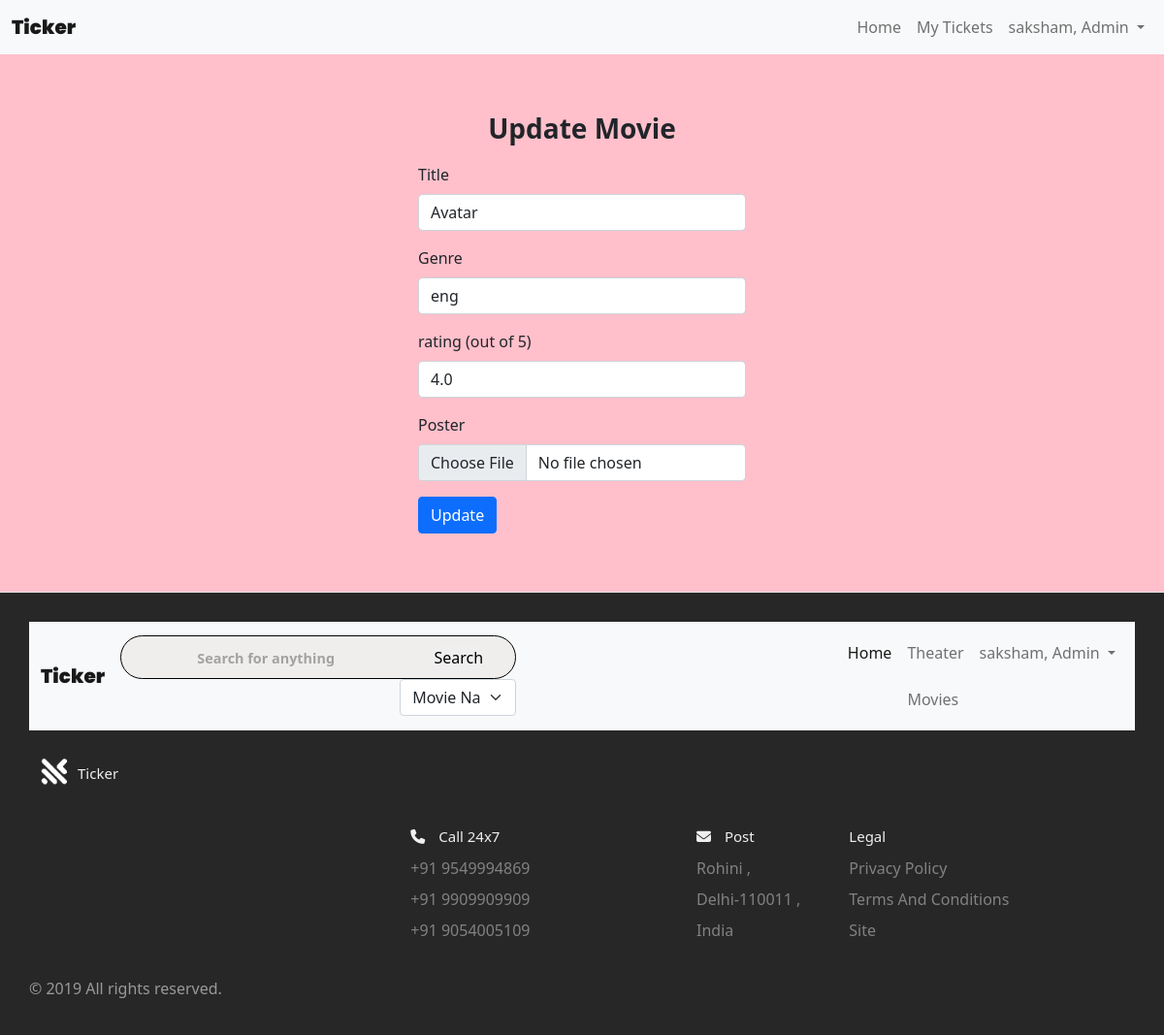
/update_movies/2 (signed in), run on the app's committed database.
### website/models.py (models this page shows)
class RegisteredUser(db.Model, UserMixin):
    id = db.Column(db.Integer, primary_key=True)
    email = db.Column(db.String(100), unique=True)
    pas = db.Column(db.String(100))
    name = db.Column(db.String(100))
    is_admin = db.Column(db.Boolean)
    theater = db.relationship('Theaters')
    movie = db.relationship('Movie')
    show = db.relationship('Show')
    booked_ti = db.relationship('Ticket')

class Movie(db.Model):
    id = db.Column(db.Integer, primary_key=True)
    poster = db.Column(db.String(255))
    title = db.Column(db.String(100))
    times_watched = db.Column(db.Integer)
    movie_admin_id = db.Column(db.Integer, db.ForeignKey('registered_user.id'))
    show = db.relationship('Show')
    booked_ti = db.relationship('Ticket')
    rating = db.Column(db.Float)
    Genre = db.Column(db.String(100))

### website/views.py (the view)
@view.route('/update_movies/<int:id>', methods=['POST', 'GET'])
@login_required
def update_movies(id):
    if current_user.is_admin:
        update_m = Movie.query.get(int(id))
        if request.method == 'POST':
            update_m.poster = save_images(request.files['poster'])
            update_m.title = request.form.get('title')
            update_m.rating = request.form.get('rating')
            update_m.Genre = request.form.get('Genre')
            db.session.commit()
            return redirect(url_for('views.movies'))
        else:
            if update_m:
                return render_template('update_movies.html', user=current_user, movie=update_m)
    else:
        return redirect(url_for('movies.home'))

### website/__init__.py (called while the page is built)
def create_app():
    app = Flask(__name__)
    app.config['SECRET_KEY'] = 'hjshjhdjah kjshkjdhjs'
    app.config['SQLALCHEMY_DATABASE_URI'] = 'sqlite:///' + DB_NAME
    db.init_app(app)
    from .views import view
    from .auth import auth
    app.register_blueprint(view, url_prefix='/')
    app.register_blueprint(auth, url_prefix='/')
    from .models import RegisteredUser
    create_database(app)
    login_manager = LoginManager()
    login_manager.login_view = 'auth.login'
    login_manager.init_app(app)
    @login_manager.user_loader
    def load_user(id):
        return RegisteredUser.query.get(int(id))
    return app

### website/templates/update_movies.html (shortened to what this page needs)
{% extends "base.html" %}
{% block content %}
<nav class="navbar navbar-expand-lg navbar-light bg-light">
  <div class="container-fluid">
    <a class="navbar-brand" style="font-weight: 1000; font-family: 'Poppins', sans-serif" href="/">Ticker</a>
    <div class="collapse navbar-collapse d-md-flex justify-content-md-end" id="navbarNavDropdown">
      <ul class="navbar-nav navbar-nav mr-auto">
        <li class="nav-item">
          <a class="nav-link" aria-current="page" href="/">Home</a>
        </li>
        {% if user.is_authenticated %}
        <li class="nav-item">
          {% if user.is_theatre_admin %}
            <a class="nav-link" href="/my_theaters">Theater</a>
            <a class="nav-link" href="/movies">Movies</a>
        </li>
        {% else %}
        <a class="nav-link" href="/my_tickets">My Tickets</a>
        {% endif %}
        {% endif %}
        </li>
        {% if user.is_authenticated %}
        <li class="nav-item dropdown">
          <a class="nav-link dropdown-toggle" href="#" id="navbarDropdown" role="button" data-bs-toggle="dropdown" aria-expanded="false">
            {% if user.is_admin %}
              {{ user.name }}, Admin
            {% else %}
              {{ user.name }}
            {% endif %}
          </a>
        </li>
        {% else %}
        <li class="nav-item justify-content-end">
          <a class="nav-link" href="/login">Login</a>
        </li>
        {% endif %}
      </ul>
    </div>
  </div>
</nav>
<h3 style="display: flex; justify-content: center;align-items: center;padding-top:5%; font-weight:700">Update Movie</h3>
<div class="form" style="display: flex; justify-content: center;align-items: center;padding-top:10px;padding-bottom:60px">
<form method = "POST" enctype="multipart/form-data">
    <div class="mb-3">
      <label class="form-label">Title</label>
      <input type="Text" class="form-control" placeholder="Title of the movie" name="title" value= "{{ movie.title }}" required>
    </div>
    <div class="mb-3">
        <label class="form-label">Genre</label>
        <input type="text" class="form-control" name="Genre" value= "{{ movie.Genre }}" required>
    </div>
    <div class="mb-3">
        <label class="form-label">rating (out of 5)</label>
        <input type="number" step="0.01" class="form-control" name="rating" min="0" max="5" value= "{{ movie.rating }}" required>
    </div>
    <div class="mb-3">
        <label class="form-label">Poster</label>
        <input type="file" class="form-control" accept="image/*" placeholder="Upload New Image" name="poster" value="{{ movie.poster }}" required>
    </div>
    <button type="submit" class="btn btn-primary ">Update</button>
</form>
</div>
{% endblock %}

### website/templates/base.html (shortened to what this page needs)
<!DOCTYPE html>
<html lang="en">
<head>
    <link rel="stylesheet" href="../static/styles.css">
    <link href="https://cdn.jsdelivr.net/npm/bootstrap@5.0.0-beta3/dist/css/bootstrap.min.css" rel="stylesheet">
</head>
<body>
    {% block content %} {% endblock %}
 <footer class="footer">
     <nav class="navbar navbar-expand-lg navbar-light bg-light">
      <div class="container-fluid">
        <a class="navbar-brand" style="font-weight: 1000; font-family: 'Poppins', sans-serif" href="/">Ticker</a>
        <form action="/search" method="post">
        <div class="search-bar">
        <i class="fa-solid fa-magnifying-glass"></i>
        <input type="search" placeholder="Search for anything" name="searching">
        <input type="submit" value="Search">
        </div>
        <div class="select">
        <select class="form-select" name="options">
            <option value="Movie Name">Movie Name</option>
          </select>
        </div>
        </form>
        <div class="collapse navbar-collapse d-md-flex justify-content-md-end" id="navbarNavDropdown">
          <ul class="navbar-nav navbar-nav mr-auto">
            <li class="nav-item">
              <a class="nav-link active re" aria-current="page" href="/">Home</a>
            </li>
            {% if user.is_authenticated %}
            <li class="nav-item">
              {% if user.is_admin %}
                <a class="nav-link" href="/my_theaters">Theater</a>
                <a class="nav-link" href="movies">Movies</a>
            </li>
            {% else %}
            <a class="nav-link" href="my_tickets">My Tickets</a>
            {% endif %}
            {% endif %}
            {% if user.is_authenticated %}
            <li class="nav-item dropdown">
              <a class="nav-link dropdown-toggle" href="#" id="navbarDropdown" role="button" data-bs-toggle="dropdown" aria-expanded="false">
                {% if user.is_admin %}
                  {{ user.name }}, Admin
                {% else %}
                  {{ user.name }}
                {% endif %}
              </a>
            </li>
            {% else %}
            <li class="nav-item justify-content-end">
              <a class="nav-link" href="/login">Login</a>
            </li>
            {% endif %}
          </ul>
        </div>
      </div>
    </nav>
  <div class="footer__addr">
    <h1 class="footer__logo"><h2 class="logo-text"><img class="logo footer_logo" src="../static/logo.png">Ticker</h2></h1>
  </div>
  <ul class="footer__nav">
    <li class="nav__item">
      <h2 class="nav__title"><i class="fa-solid fa-phone"></i>  Call 24x7</h2>
      <ul class="nav__ul">
        <li><a>+91 9549994869</a></li>
        <li><a>+91 9909909909</a></li>
        <li><a>+91 9054005109</a></li>
      </ul>
    </li>
    <li class="nav_item footer-address nav_item--extra">
      <h2 class="nav__title"><i class="fa-solid fa-envelope"></i> Post</h2>
      <p class="nav__ul">Rohini ,<br> Delhi-110011 ,<br> India</p>
    </li>
    <li class="nav__item">
      <h2 class="nav__title">Legal</h2>
      <ul class="nav__ul">
        <li>
        Privacy Policy
        </li>
        <li>
          Terms And Conditions
        </li>
        <li>
            Site
        </li>
      </ul>
    </li>
  </ul>
  <div class="legal">
    <p>&copy; 2019  All rights reserved.</p>
  </div>
</footer>
</body>
</html>

### website/static/styles.css (style rules this page uses)
*, *::before, *::after { margin: 0; padding: 0; outline: 0; box-sizing: border-box; text-decoration: none; list-style: none; border: none; }
body { font-family: 'Poppins', sans-serif; color: #322f2f; background-color: pink !important; overflow-x: hidden; background-color: hsl(252, 30%, 95%); }
nav { width: 100%; background-color: #fff; padding: 0.7rem 0; position: fixed; top: 0; z-index: 10; }
.search-bar { background-color: #F0EEED; border-radius: 2rem; border: 1px solid black; padding: 0.6rem 2rem; }
.select { background: transparent; width: 10vw; margin-left: 18rem; font-size: 0.9rem; font-weight: 500; color: #0f0f0f; }
.search-bar input[type="search"] { background: transparent; width: 20vw; margin-left: 1rem; font-size: 0.9rem; font-weight: 700; color: #0f0f0f; }
nav .search-bar input[type="search"]::placeholder { color: #a3a2a2; }
.logo { height: 3rem; width: 3rem; }
.logo-text { display: flex; align-items: center; }
*, *:before, *:after { box-sizing: border-box; }
.footer_logo { height: 50px; width: 50px; }
html { font-size: 100%; }
body { font-family: acumin-pro, system-ui, sans-serif; margin: 0; display: grid; grid-template-rows: auto 1fr auto; font-size: 14px; background-color: #f4f4f4; align-items: start; min-height: 100vh; }
.footer { display: flex; flex-flow: row wrap; padding: 30px 30px 20px 30px; color: #efefef; background-color: #272727; border-top: 1px solid #e5e5e5; }
.footer > * { flex: 1 100%; }
.footer__addr { margin-right: 1.25em; margin-bottom: 2em; }
.footer__logo { font-family: 'Pacifico', cursive; font-weight: 400; text-transform: lowercase; font-size: 1.5rem; }
.footer__addr h2 { margin-top: 1.3em; font-size: 15px; font-weight: 400; }
.nav__title { font-weight: 400; font-size: 15px; margin-top: 100px; }
.fa-solid { margin-right: 10px; }
.footer ul { list-style: none; padding-left: 0; }
.footer li { line-height: 2em; }
.footer a { text-decoration: none; }
.footer__nav { display: flex; flex-flow: row wrap; }
.footer__nav > * { flex: 1 50%; margin-right: 1.25em; }
.nav__ul { color: #838181; }
.legal { color: #999; }
@media screen and (min-width: 40.375em) { .footer__nav > * { flex: 1; } }
@media screen and (min-width: 40.375em) { .nav__item { flex-grow: 2; } }
@media screen and (min-width: 40.375em) { .footer__addr { flex: 1 0px; } }
@media screen and (min-width: 40.375em) { .footer__nav { flex: 2 0px; } }

### data on the page
RegisteredUser: name "saksham"
Movie: title "Avatar", Genre "eng", rating "4.0"
